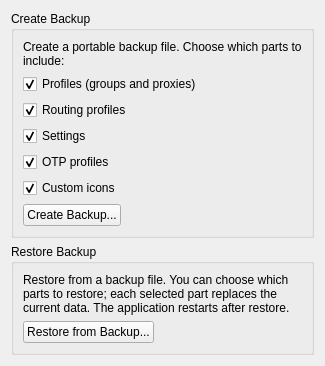
     <widget class="QWidget" name="tab_backup">
      <attribute name="title">
       <string>Backup and Restore</string>
      </attribute>
      <layout class="QVBoxLayout" name="verticalLayout_backup">
       <item>
        <widget class="QGroupBox" name="groupBox_backup_create">
         <property name="sizePolicy">
          <sizepolicy hsizetype="Preferred" vsizetype="Maximum">
           <horstretch>0</horstretch>
           <verstretch>0</verstretch>
          </sizepolicy>
         </property>
         <property name="title">
          <string>Create Backup</string>
         </property>
         <layout class="QVBoxLayout" name="verticalLayout_backup_create">
          <item>
           <widget class="QLabel" name="label_backup_desc">
            <property name="text">
             <string>Create a portable backup file. Choose which parts to include:</string>
            </property>
            <property name="wordWrap">
             <bool>true</bool>
            </property>
           </widget>
          </item>
          <item>
           <widget class="QCheckBox" name="backup_inc_profiles">
            <property name="text">
             <string>Profiles (groups and proxies)</string>
            </property>
            <property name="checked">
             <bool>true</bool>
            </property>
           </widget>
          </item>
          <item>
           <widget class="QCheckBox" name="backup_inc_routes">
            <property name="text">
             <string>Routing profiles</string>
            </property>
            <property name="checked">
             <bool>true</bool>
            </property>
           </widget>
          </item>
          <item>
           <widget class="QCheckBox" name="backup_inc_settings">
            <property name="text">
             <string>Settings</string>
            </property>
            <property name="checked">
             <bool>true</bool>
            </property>
           </widget>
          </item>
          <item>
           <widget class="QCheckBox" name="backup_inc_otp">
            <property name="text">
             <string>OTP profiles</string>
            </property>
            <property name="checked">
             <bool>true</bool>
            </property>
           </widget>
          </item>
          <item>
           <widget class="QCheckBox" name="backup_inc_icons">
            <property name="text">
             <string>Custom icons</string>
            </property>
            <property name="checked">
             <bool>true</bool>
            </property>
           </widget>
          </item>
          <item>
           <layout class="QHBoxLayout" name="horizontalLayout_backup_btn">
            <item>
             <widget class="QPushButton" name="backup_create">
              <property name="text">
               <string>Create Backup...</string>
              </property>
             </widget>
            </item>
            <item>
             <spacer name="horizontalSpacer_backup">
              <property name="orientation">
               <enum>Qt::Orientation::Horizontal</enum>
              </property>
              <property name="sizeHint" stdset="0">
               <size>
                <width>40</width>
                <height>20</height>
               </size>
              </property>
             </spacer>
            </item>
           </layout>
          </item>
         </layout>
        </widget>
       </item>
       <item>
        <widget class="QGroupBox" name="groupBox_backup_restore">
         <property name="sizePolicy">
          <sizepolicy hsizetype="Preferred" vsizetype="Maximum">
           <horstretch>0</horstretch>
           <verstretch>0</verstretch>
          </sizepolicy>
         </property>
         <property name="title">
          <string>Restore Backup</string>
         </property>
         <layout class="QVBoxLayout" name="verticalLayout_backup_restore">
          <item>
           <widget class="QLabel" name="label_restore_desc">
            <property name="text">
             <string>Restore from a backup file. You can choose which parts to restore; each selected part replaces the current data. The application restarts after restore.</string>
            </property>
            <property name="wordWrap">
             <bool>true</bool>
            </property>
           </widget>
          </item>
          <item>
           <layout class="QHBoxLayout" name="horizontalLayout_restore_btn">
            <item>
             <widget class="QPushButton" name="backup_restore">
              <property name="text">
               <string>Restore from Backup...</string>
              </property>
             </widget>
            </item>
            <item>
             <spacer name="horizontalSpacer_restore">
              <property name="orientation">
               <enum>Qt::Orientation::Horizontal</enum>
              </property>
              <property name="sizeHint" stdset="0">
               <size>
                <width>40</width>
                <height>20</height>
               </size>
              </property>
             </spacer>
            </item>
           </layout>
          </item>
         </layout>
        </widget>
       </item>
       <item>
        <spacer name="verticalSpacer_backup">
         <property name="orientation">
          <enum>Qt::Orientation::Vertical</enum>
         </property>
         <property name="sizeHint" stdset="0">
          <size>
           <width>20</width>
           <height>0</height>
          </size>
         </property>
        </spacer>
       </item>
      </layout>
     </widget>
